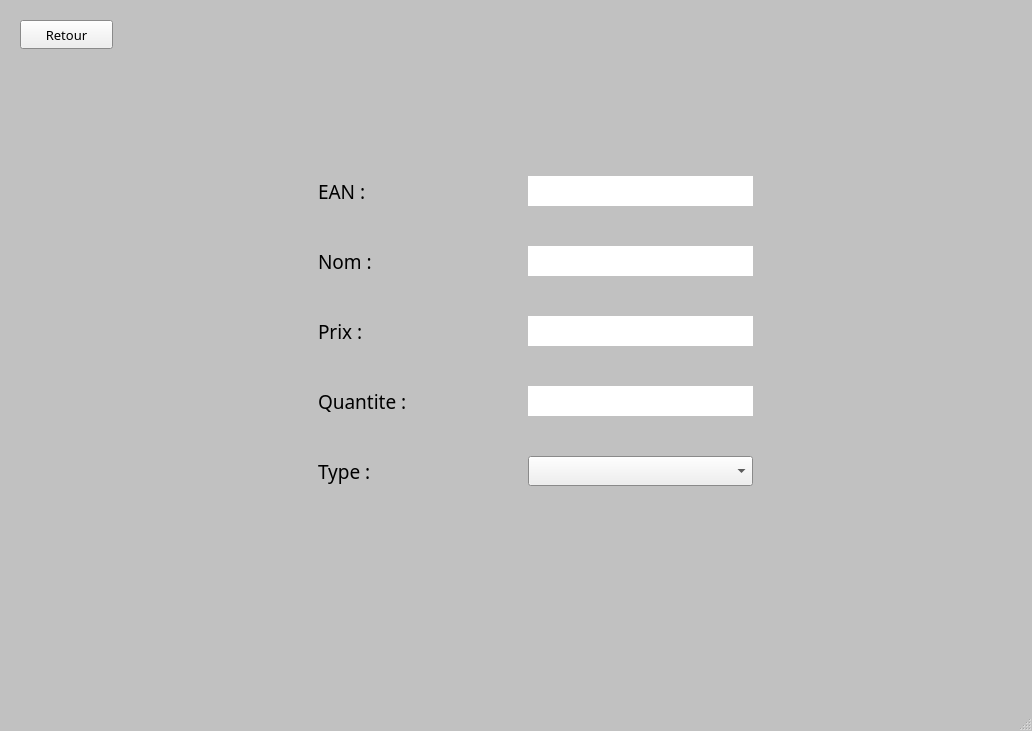
<?xml version="1.0" encoding="UTF-8"?>
<ui version="4.0">
 <class>AddStock</class>
 <widget class="QMainWindow" name="AddStock">
  <property name="geometry">
   <rect>
    <x>0</x>
    <y>0</y>
    <width>1032</width>
    <height>731</height>
   </rect>
  </property>
  <property name="palette">
   <palette>
    <active>
     <colorrole role="Window">
      <brush brushstyle="SolidPattern">
       <color alpha="255">
        <red>193</red>
        <green>193</green>
        <blue>193</blue>
       </color>
      </brush>
     </colorrole>
    </active>
    <inactive>
     <colorrole role="Window">
      <brush brushstyle="SolidPattern">
       <color alpha="255">
        <red>193</red>
        <green>193</green>
        <blue>193</blue>
       </color>
      </brush>
     </colorrole>
    </inactive>
    <disabled>
     <colorrole role="Base">
      <brush brushstyle="SolidPattern">
       <color alpha="255">
        <red>193</red>
        <green>193</green>
        <blue>193</blue>
       </color>
      </brush>
     </colorrole>
     <colorrole role="Window">
      <brush brushstyle="SolidPattern">
       <color alpha="255">
        <red>193</red>
        <green>193</green>
        <blue>193</blue>
       </color>
      </brush>
     </colorrole>
    </disabled>
   </palette>
  </property>
  <property name="font">
   <font>
    <family>MS Reference Sans Serif</family>
    <pointsize>14</pointsize>
   </font>
  </property>
  <property name="windowTitle">
   <string>MainWindow</string>
  </property>
  <widget class="QWidget" name="centralwidget">
   <widget class="QComboBox" name="comboBox_categorie">
    <property name="geometry">
     <rect>
      <x>528</x>
      <y>456</y>
      <width>225</width>
      <height>30</height>
     </rect>
    </property>
    <property name="frame">
     <bool>true</bool>
    </property>
   </widget>
   <widget class="QLabel" name="label">
    <property name="geometry">
     <rect>
      <x>318</x>
      <y>456</y>
      <width>81</width>
      <height>30</height>
     </rect>
    </property>
    <property name="text">
     <string>Type :</string>
    </property>
   </widget>
   <widget class="QPushButton" name="pushButton_back">
    <property name="geometry">
     <rect>
      <x>20</x>
      <y>20</y>
      <width>93</width>
      <height>29</height>
     </rect>
    </property>
    <property name="font">
     <font>
      <family>MS Reference Sans Serif</family>
      <pointsize>10</pointsize>
     </font>
    </property>
    <property name="text">
     <string>Retour</string>
    </property>
   </widget>
   <widget class="QLabel" name="label_2">
    <property name="geometry">
     <rect>
      <x>318</x>
      <y>176</y>
      <width>71</width>
      <height>30</height>
     </rect>
    </property>
    <property name="text">
     <string>EAN :</string>
    </property>
   </widget>
   <widget class="QLineEdit" name="lineEdit">
    <property name="enabled">
     <bool>true</bool>
    </property>
    <property name="geometry">
     <rect>
      <x>528</x>
      <y>176</y>
      <width>225</width>
      <height>30</height>
     </rect>
    </property>
    <property name="font">
     <font>
      <family>MS Reference Sans Serif</family>
      <pointsize>14</pointsize>
      <kerning>true</kerning>
     </font>
    </property>
    <property name="frame">
     <bool>false</bool>
    </property>
   </widget>
   <widget class="QLabel" name="label_3">
    <property name="geometry">
     <rect>
      <x>318</x>
      <y>246</y>
      <width>71</width>
      <height>30</height>
     </rect>
    </property>
    <property name="text">
     <string>Nom :</string>
    </property>
   </widget>
   <widget class="QLabel" name="label_4">
    <property name="geometry">
     <rect>
      <x>318</x>
      <y>316</y>
      <width>71</width>
      <height>30</height>
     </rect>
    </property>
    <property name="text">
     <string>Prix :</string>
    </property>
   </widget>
   <widget class="QLabel" name="label_5">
    <property name="geometry">
     <rect>
      <x>318</x>
      <y>386</y>
      <width>121</width>
      <height>30</height>
     </rect>
    </property>
    <property name="text">
     <string>Quantite :</string>
    </property>
   </widget>
   <widget class="QLineEdit" name="lineEdit_2">
    <property name="enabled">
     <bool>true</bool>
    </property>
    <property name="geometry">
     <rect>
      <x>528</x>
      <y>246</y>
      <width>225</width>
      <height>30</height>
     </rect>
    </property>
    <property name="font">
     <font>
      <family>MS Reference Sans Serif</family>
      <pointsize>14</pointsize>
      <kerning>true</kerning>
     </font>
    </property>
    <property name="frame">
     <bool>false</bool>
    </property>
   </widget>
   <widget class="QLineEdit" name="lineEdit_3">
    <property name="enabled">
     <bool>true</bool>
    </property>
    <property name="geometry">
     <rect>
      <x>528</x>
      <y>316</y>
      <width>225</width>
      <height>30</height>
     </rect>
    </property>
    <property name="font">
     <font>
      <family>MS Reference Sans Serif</family>
      <pointsize>14</pointsize>
      <kerning>true</kerning>
     </font>
    </property>
    <property name="frame">
     <bool>false</bool>
    </property>
   </widget>
   <widget class="QLineEdit" name="lineEdit_4">
    <property name="enabled">
     <bool>true</bool>
    </property>
    <property name="geometry">
     <rect>
      <x>528</x>
      <y>386</y>
      <width>225</width>
      <height>30</height>
     </rect>
    </property>
    <property name="font">
     <font>
      <family>MS Reference Sans Serif</family>
      <pointsize>14</pointsize>
      <kerning>true</kerning>
     </font>
    </property>
    <property name="frame">
     <bool>false</bool>
    </property>
   </widget>
  </widget>
  <widget class="QMenuBar" name="menubar">
   <property name="geometry">
    <rect>
     <x>0</x>
     <y>0</y>
     <width>1032</width>
     <height>28</height>
    </rect>
   </property>
  </widget>
  <widget class="QStatusBar" name="statusbar"/>
 </widget>
 <resources/>
 <connections/>
</ui>
